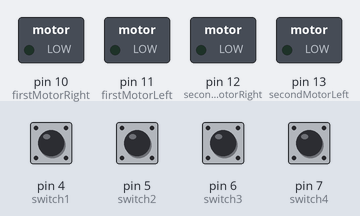
Recording of a sketch running on a simulated Arduino Uno, built with avr-gcc and run on an emulated ATmega328P. On the bench: switched loads named in the sketch (green lamp = pin HIGH). The inputs (shaded band) are chosen by the test bench; at power-on: pin 4 (switch1), pin 5 (switch2), pin 6 (switch3), pin 7 (switch4) LOW.

Above: at 1.2 s.
1.3 s: pin 4 (switch1) pulled HIGH for 0.15 s
At 1.7 s:
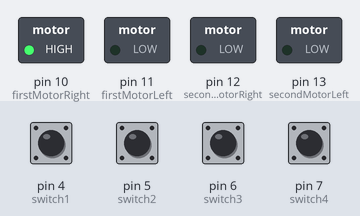
At 2.7 s:
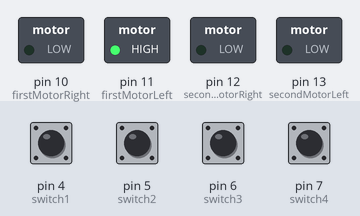
4.3 s: pin 6 (switch3) pulled HIGH for 0.15 s
At 4.7 s:
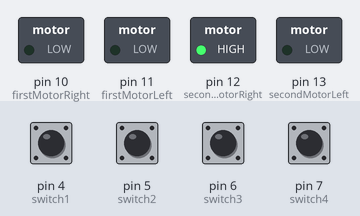
Timing chart, 0 to 7.3 s (numbered marks = the images above; inputs shaded):
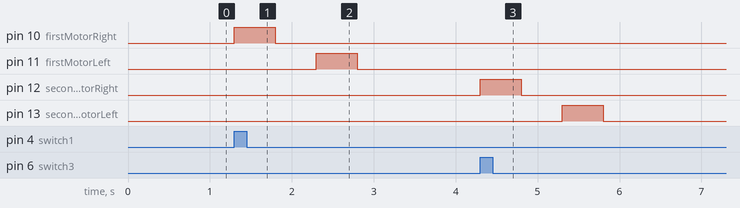

Measured:
- after the input at 1.3 s, pin 10 (firstMotorRight): LOW → HIGH at once, → LOW 0.50 s later; pin 11 (firstMotorLeft): LOW → HIGH after 1.0 s, → LOW 0.50 s later
- after the input at 4.3 s, pin 12 (secondMotorRight): LOW → HIGH at once, → LOW 0.50 s later; pin 13 (secondMotorLeft): LOW → HIGH after 1.0 s, → LOW 0.50 s later

The sketch:

test.ino
```cpp
int firstMotorRight = 10;
int firstMotorLeft = 11;
int secondMotorRight = 12;
int secondMotorLeft = 13;

int switch1 = 4;
int switch2 = 5;
int switch3 = 6;
int switch4 = 7;

int switchState1 = 0;
int switchState2 = 1;
int switchState3 = 2;
int switchState4 = 3;

void setup() {
  pinMode(firstMotorRight, OUTPUT);
  pinMode(firstMotorLeft, OUTPUT);
  pinMode(secondMotorRight, OUTPUT);
  pinMode(secondMotorLeft, OUTPUT);

  pinMode(switch1, INPUT);
  pinMode(switch2, INPUT);
  pinMode(switch3, INPUT);
  pinMode(switch4, INPUT);
}

void loop() {
  switchState1 = digitalRead(switch1);
  switchState2 = digitalRead(switch2);
  switchState3 = digitalRead(switch3);
  switchState4 = digitalRead(switch4);

  switchMove();
}

void switchMove(){
  if(switchState1 == HIGH){ //First Motor Right
    digitalWrite(firstMotorRight, HIGH);
    delay(500);
    digitalWrite(firstMotorRight, LOW);
    delay(500);
    digitalWrite(firstMotorLeft, HIGH);
    delay(500);
    digitalWrite(firstMotorLeft, LOW);
    delay(500);
  }
  else if (switchState2 == HIGH){ //First Motor Left
    digitalWrite(firstMotorLeft, HIGH);
    delay(500);
    digitalWrite(firstMotorLeft, LOW);
    delay(500);
    digitalWrite(firstMotorRight, HIGH);
    delay(500);
    digitalWrite(firstMotorRight, LOW);
    delay(500);
  }
  else if (switchState3 == HIGH) { //Second Motor Right
    digitalWrite(secondMotorRight, HIGH);
    delay(500);
    digitalWrite(secondMotorRight, LOW);
    delay(500);
    digitalWrite(secondMotorLeft, HIGH);
    delay(500);
    digitalWrite(secondMotorLeft, LOW);
    delay(500);
  }
  else if (switchState4 == HIGH) { //Second Motor Left
    digitalWrite(secondMotorLeft, HIGH);
    delay(500);
    digitalWrite(secondMotorLeft, LOW);
    delay(500);
    digitalWrite(secondMotorRight, HIGH);
    delay(500);
    digitalWrite(secondMotorRight, LOW);
    delay(500);
  }
}
```
